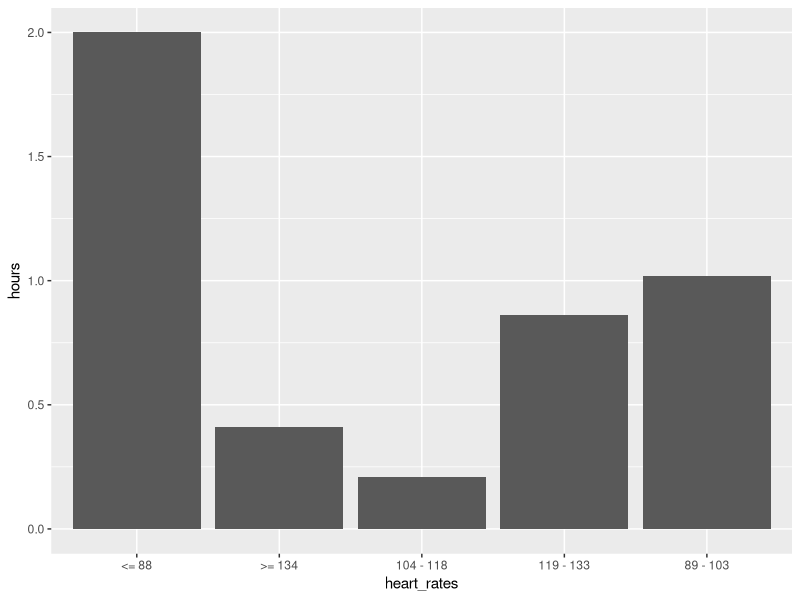

This figure's R source:
# Stackoverflow example

require(tidyverse)

heart_rates <- c( "<= 88",
                  "89 - 103",
                  "104 - 118",
                  "119 - 133",
                  ">= 134" )

hours <- c( 2.00, 1.02, 0.21, 0.86, 0.41 )

df <- tibble( heart_rates, hours )

ggplot(df, aes( x = heart_rates, y = hours ) ) +
    geom_col()

